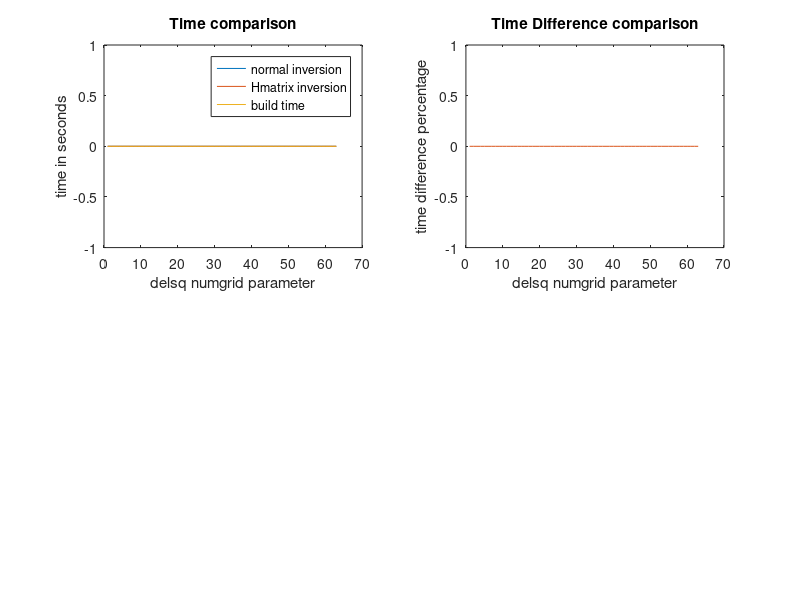

Reproduce this figure in MATLAB.
% this script depends on UFget matlab library
clc;
clear all;
clf;
adm = @IsAdmissible;
useFull = 1;
testloops = 1;
minBlockSize = 256^2;
relativeError = 0;
showerror = 0;

%% Matrices selected from UFgui:
% Example usage:
% for k = 1:length(ids)
%    Problem = UFget (ids (k))
% end
ids = [
13 % HB/bcspwr01
14 % HB/bcspwr02
15 % HB/bcspwr03
16 % HB/bcspwr04
17 % HB/bcspwr05
2 % HB/494_bus
3 % HB/662_bus
4 % HB/685_bus
1627 % Bai/qh768
328 % Bai/qh882
1 % HB/1138_bus
140 % HB/eris1176
18 % HB/bcspwr06
1626 % Bai/qh1484
19 % HB/bcspwr07
20 % HB/bcspwr08
21 % HB/bcspwr09
2230 % TSOPF/TSOPF_FS_b9_c1
155 % HB/gemat1
156 % HB/gemat11
157 % HB/gemat12
22 % HB/bcspwr10
2232 % TSOPF/TSOPF_RS_b162_c1
2245 % TSOPF/TSOPF_RS_b9_c6
2539 % IPSO/TSC_OPF_1047
2540 % IPSO/TSC_OPF_300
2221 % TSOPF/TSOPF_FS_b162_c1
2242 % TSOPF/TSOPF_RS_b39_c7
1871 % YCheng/psse1
2214 % QY/case9
2231 % TSOPF/TSOPF_FS_b9_c6
2237 % TSOPF/TSOPF_RS_b300_c1
2233 % TSOPF/TSOPF_RS_b162_c3
2537 % IPSO/OPF_3754
1212 % LiuWenzhuo/powersim
2243 % TSOPF/TSOPF_RS_b678_c1
2234 % TSOPF/TSOPF_RS_b162_c4
1874 % HVDC/hvdc1
2235 % TSOPF/TSOPF_RS_b2052_c1
1870 % YCheng/psse0
2229 % TSOPF/TSOPF_FS_b39_c7
2238 % TSOPF/TSOPF_RS_b300_c2
1872 % YCheng/psse2
2220 % TSOPF/TSOPF_FS_b300
2224 % TSOPF/TSOPF_FS_b300_c1
2538 % IPSO/OPF_6000
2222 % TSOPF/TSOPF_FS_b162_c3
2244 % TSOPF/TSOPF_RS_b678_c2
2240 % TSOPF/TSOPF_RS_b39_c19
2219 % TSOPF/TSOPF_RS_b2383
2236 % TSOPF/TSOPF_RS_b2383_c1
2136 % QY/case39
2223 % TSOPF/TSOPF_FS_b162_c4
2239 % TSOPF/TSOPF_RS_b300_c3
2536 % IPSO/OPF_10000
2225 % TSOPF/TSOPF_FS_b300_c2
2241 % TSOPF/TSOPF_RS_b39_c30
2227 % TSOPF/TSOPF_FS_b39_c19
2226 % TSOPF/TSOPF_FS_b300_c3
2228 % TSOPF/TSOPF_FS_b39_c30
1875 % HVDC/hvdc2
2534 % IPSO/HTC_336_4438
2535 % IPSO/HTC_336_9129
] ;

nstart = 1;
nend = length(ids);
        
t1(nend) = 0;
t2(nend) = 0;
tbuild(nend) = 0;
err(nend) = 0;
catches(nend) = 0;

i = nstart;
while true
    if i > nend
        break;
    end
    try
        Problem = UFget(ids (i));
        if useFull == 1
            A = full(Problem.A);
        else
            A = Problem.A;
        end
        fprintf('i: %d size: %d\t', i, size(A,1));
        tt1 = 0;
        for ii = 1:testloops
            tic;
            res1 = inv(A);
            tt1 = tt1 + toc;
            if showerror == 0
                clear res1;
            end
        end
        tt1 = tt1 / testloops;
        t1(i) = tt1; %#ok<SAGROW>
        fprintf('normal: %f\t', tt1);
        
        ttbuild = 0;
        tic
        s = supermatrix(A);
        clear A;
        s.fulliterate(adm, -1, minBlockSize, relativeError);
        ttbuild = toc;
        tbuild(i) = ttbuild; %#ok<SAGROW>
        
        tt2 = 0;
        for ii = 1:testloops
            tic;
            res2 = s.invert();
            tt2 = tt2 + toc;
            if showerror == 0
                clear res2;
            end
        end
        clear s;
        tt2 = tt2 / testloops;
        t2(i) = tt2; %#ok<SAGROW>
        fprintf('Hmatrix: %f\t', tt2);
        fprintf('build time: %f\t', ttbuild);
        clear tt1 tt2 ttbuild;
        
        if showerror == 1
            if issparse(res1)
                err(i) = norm(full(res2.getTable - res1)) / norm(full(res1)); %#ok<SAGROW>
            else
                err(i) = norm(res2.getTable - res1) / norm(res1); %#ok<SAGROW>
            end
            fprintf('error: %e', err(i));
            clear res1 res2;
         else
             err(i) = 0; %#ok<SAGROW>
         end
        
        fprintf('\n');
    catch ex
        fprintf('\n!!!Exception!!!\n');
        %break;
    end
    i = i + 1;
end

i = i - 1;
subplot(2,2,1);
plot(nstart:i, t1(nstart:i),...
     nstart:i, t2(nstart:i),...
     nstart:i, tbuild(nstart:i));
xlabel('delsq numgrid parameter');
ylabel('time in seconds');
title('Time comparison');
legend('normal inversion','Hmatrix inversion','build time');

diff = ((t2(1:i) - t1(1:i)) ./ t1(1:i)) * 100;
subplot(2,2,2);
plot(nstart:i, diff(nstart:i),...
     nstart:i, zeros(1, 1+i-nstart)); % horizontal line
xlabel('delsq numgrid parameter');
ylabel('time difference percentage');
title('Time Difference comparison');

if showerror == 1
    subplot(2,2,3);
    plot(nstart:i, err(nstart:i))
    xlabel('delsq numgrid parameter');
    ylabel('relative error');
    title('Error comparison');
end
